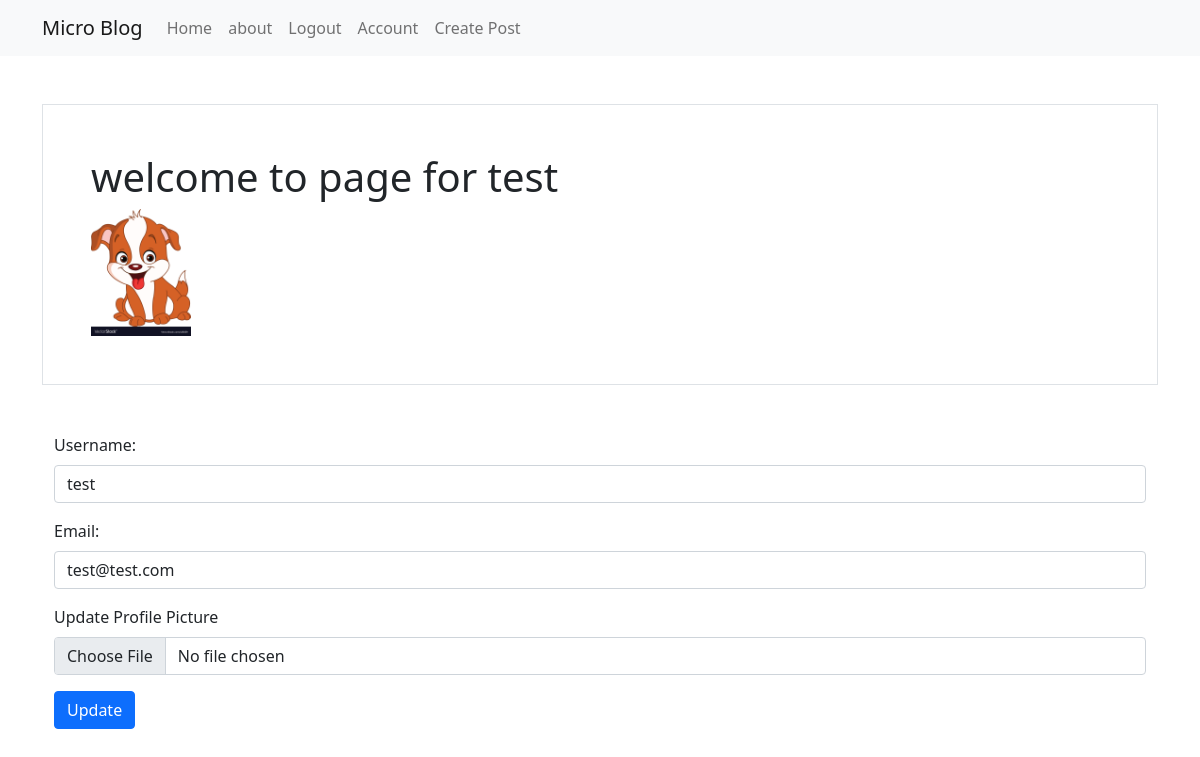
/account (signed in), run on the app's committed database.
### puppycompanyblog/models.py (models this page shows, shortened)
class User(db.Model, UserMixin):
    __tablename__ = 'users'
    id = db.Column(db.Integer, primary_key= True)
    profile_image = db.Column(db.String(20), nullable = False, default = "default_profile.png")
    email = db.Column(db.String(64), unique = True, index = True)
    username = db.Column(db.String(64), unique = True, index = True)
    password_hash = db.Column(db.String(128))
    posts = db.relationship("BlogPost", backref='author', lazy=True)

### puppycompanyblog/users/views.py (the view)
@users.route('/account', methods=['GET', 'POST'])
@login_required
def account():
    form = UpdateUserForm()
    if form.validate_on_submit():
        if form.picture.data:
            username = current_user.username
            pic = addProfilePic(form.picture.data, username)
            current_user.profile_image = pic
        if current_user:
            current_user.username = form.username.data
            db.session.commit()
            flash("User Account Updated!")
            return redirect(url_for('users.account')), 301
    elif request.method == 'GET':
        form.username.data = current_user.username
        form.email.data = current_user.email
    profile_image = url_for('static', filename='profile_pics/'+current_user.profile_image)
    return render_template('account.html', profile_image = profile_image, form=form)

### puppycompanyblog/users/forms.py (shortened to what this page needs)
class UpdateUserForm(FlaskForm):
    email = StringField("Email: ", validators=[DataRequired(), Email()])
    username = StringField("Username: ", validators=[DataRequired()])
    picture = FileField('Update Profile Picture', validators=[FileAllowed(['jpg', 'png'])])
    submit = SubmitField("Update")

### puppycompanyblog/models.py (called while the page is built)
@login_manager.user_loader
def load_user(user_id):
    return User.query.get(int(user_id))

### puppycompanyblog/templates/account.html (shortened to what this page needs)
{% extends "base.html" %}
{% block content %}
  <div class="container-fulid border my-5 p-5 text center">
    <h1>welcome to page for {{ current_user.username }}</h1>
    <img align="center" width="100px" src="{{ url_for('static', filename='profile_pics/'+current_user.profile_image) }}" alt="profile-image">
  </div>
  <div class="container">
    <form method="POST" action="" enctype="multipart/form-data">
        <div class="mb-3">
          {{ form.username.label(class="form-label") }} <br>
          {{ form.username(class="form-control") }}
        </div>
        <div class="mb-3">
          {{ form.email.label(class="form-label") }} <br>
          {{ form.email(class="form-control") }}
        </div>
        <div class="mb-3">
          {{ form.picture.label(class="form-label") }} <br>
          {{ form.picture(class="form-control") }}
        </div>
        <div class="mb-3">
          {{ form.submit(class="btn btn-primary") }}
        </div>
    </form>
  </div>
{% endblock %}

### data on the page
User: username "test", profile_image (placeholder picture), email "test@test.com"
